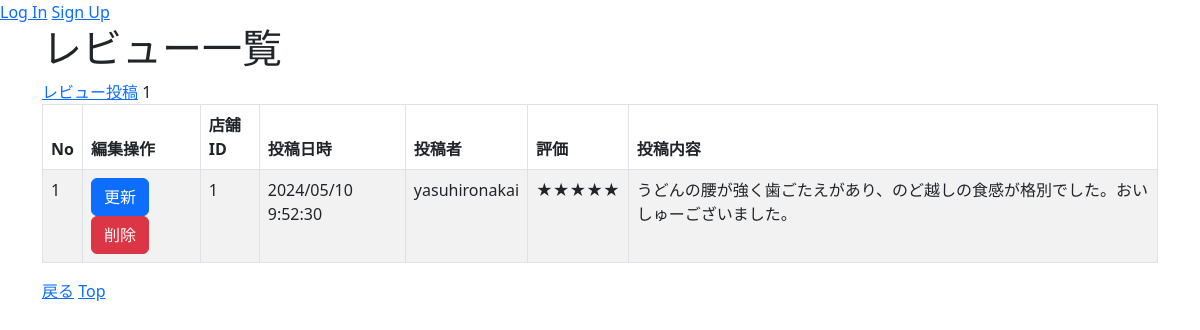
Screenshot of /main/reviewlist/1 with the database file from the repository.
### main/models.py (models this page shows, shortened)
class Review(models.Model):
    restaurantid =models.PositiveIntegerField(default=0)
    datetime = models.CharField(max_length=200)
    username = models.CharField(max_length=200)
    evaluation = models.CharField(max_length=10)
    postcontent = models.CharField(max_length=2000)

### main/views.py (the view)
# urls.py: path('main/reviewlist/<int:pk>',views.ReviewListView.as_view(), name="review_list"),
class ReviewListView(ListView):
    model = Review
    paginate_by = 5
    template_name = 'main/Review_List.html'
    def get_queryset(self):
        pk = self.kwargs['pk']
        if pk is None:
            pk = self.request.GET.get('restaurantid')
        queryset = Review.objects.filter( Q( restaurantid = pk))
        return queryset
    def get_context_data(self, **kwargs):
        restaurantid = self.kwargs['pk']
        context = super(ReviewListView, self).get_context_data(**kwargs)
        context.update({
            'restaurantid': restaurantid,
        })
        return context

### main/templates/main/Review_List.html (shortened to what this page needs)
{% extends "base.html" %}
{% block content %}
<h1>レビュー一覧</h1>
<a href="{% url 'review_create' %}?keyword={{ keyword }}&category={{ category }}&restaurantid={{ restaurantid }}">レビュー投稿</a>
<table class="table table-striped table-hover table-bordered">
    <thead>
        <tr>
            <th>No</th>
            <th>編集操作</th>
            <th>店舗ID</th>
            <th>投稿日時</th>
            <th>投稿者</th>
            <th>評価</th>
            <th>投稿内容</th>
        </tr>
    </thead>
    {% for Review in object_list %}
    <tr>
        <td>{{ Review.id }} </td>
        <td>
            <button class="btn btn-primary" onclick="location.href='{% url 'review_update' pk=Review.pk %}'">更新</button>
            <button class="btn btn-danger" onclick="location.href='{% url 'review_delete' pk=Review.pk %}'">削除</button>
        </td>
        <td>{{ Review.restaurantid }} </td>
        <td>{{ Review.datetime }} </td>
        <td>{{ Review.username }} </td>
        <td>{{ Review.evaluation }} </td>
        <td>{{ Review.postcontent }} </td>
    </tr>
    {% endfor %}
</table>
<a href="{% url 'restaurant_detail' restaurantid %}?keyword={{ keyword }}&category={{ category }}&restaurantid={{ restaurantid }}">戻る</a>
<a href="{% url 'top' %}">Top</a><br>
{% endblock %}

### rows the page displays
Review: id "1", restaurantid "1", datetime "2024/05/10 9:52:30", username "yasuhironakai", evaluation "★★★★★", postcontent "うどんの腰が強く歯ごたえがあり、のど越しの食感が格別でした。おいしゅーございました。"
